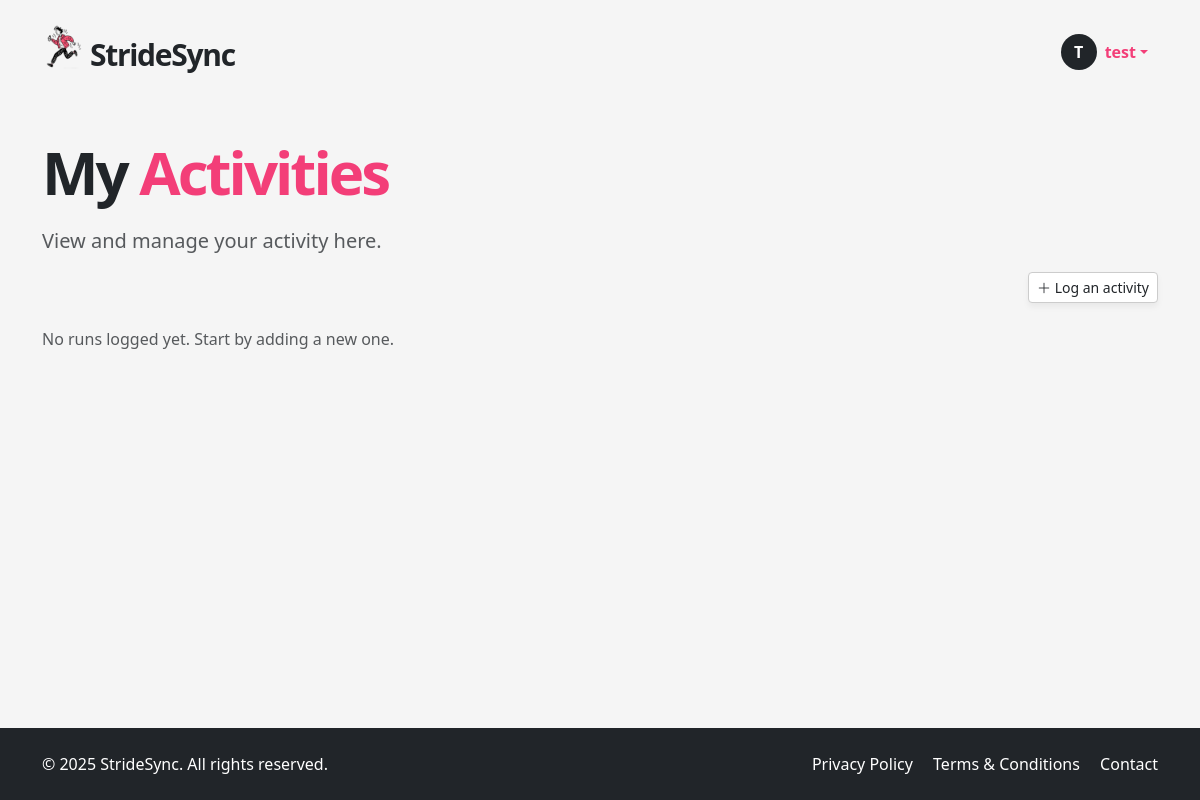
The app's page /my-activities (signed in), older data.
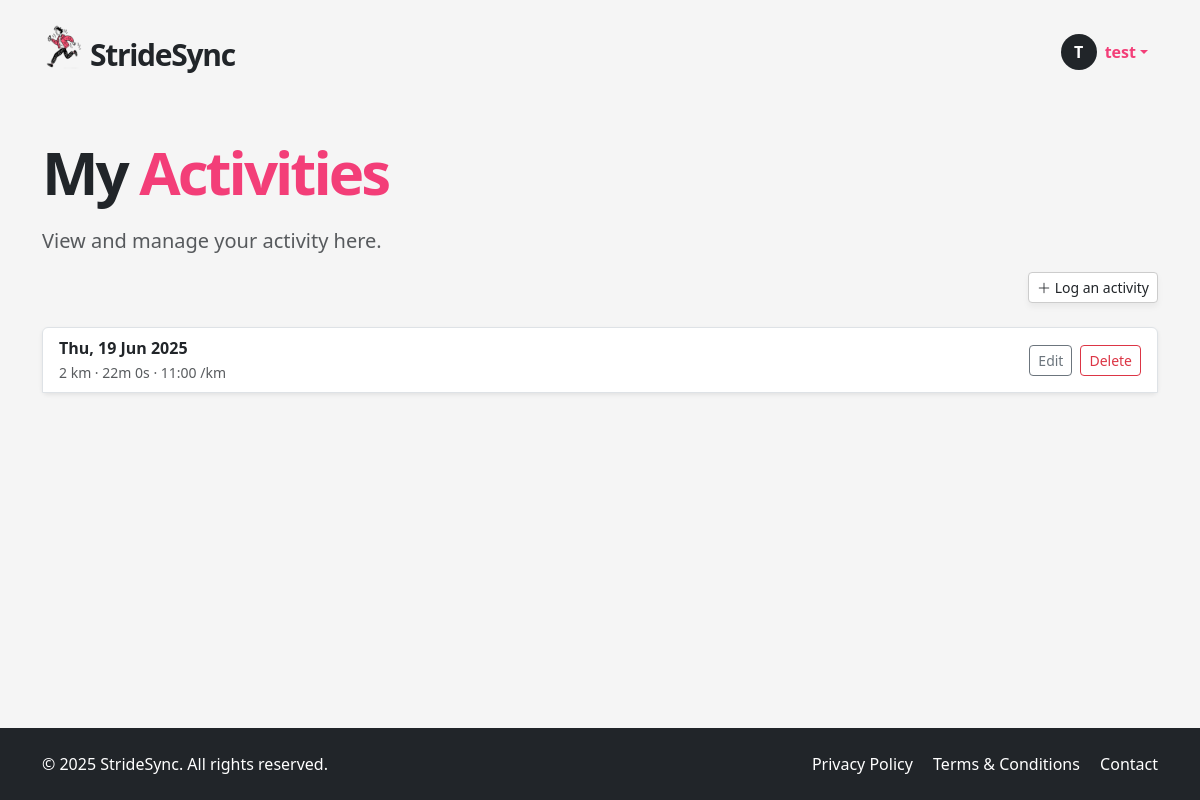
The same page, newer data.
### app/models.py (models this page shows, shortened)
class User(UserMixin, db.Model):
    __tablename__ = "users"
    id = sa.Column(sa.Integer, primary_key=True)
    email = sa.Column(sa.String(120), unique=True, nullable=False, index=True)
    password_hash = sa.Column(sa.String(256))
    username = sa.Column(sa.String(64), unique=True, nullable=False, index=True)
    role = sa.Column(sa.Enum(UserRole), default=UserRole.USER, nullable=False)
    is_verified = sa.Column(sa.Boolean, default=False)
    verification_token = sa.Column(sa.String(128), nullable=False, default=lambda: secrets.token_urlsafe(32))
    reset_token = db.Column(db.String, nullable=True)
    reset_token_expiry = db.Column(db.DateTime, nullable=True)
    runs = so.relationship("Run", back_populates="user", cascade="all, delete-orphan")
    groups = so.relationship("Group", secondary=user_groups, back_populates="members")
    admin_of_groups = so.relationship("Group", secondary=group_admins, back_populates="admins")

class Run(db.Model):
    __tablename__ = "runs"
    id = sa.Column(sa.Integer, primary_key=True)
    date = sa.Column(sa.DateTime(timezone=True), index=True)
    distance = sa.Column(sa.Integer)  # meters
    time = sa.Column(sa.Integer)      # seconds (duration)
    pace = sa.Column(sa.Integer)      # seconds per km
    user_id = sa.Column(sa.Integer, sa.ForeignKey("users.id"), index=True)
    user = so.relationship("User", back_populates="runs")
    groups = so.relationship("Group", secondary=run_groups, back_populates="runs")

### app/routes.py (the view)
@app.route('/my-activities')
@login_required
def my_activities():
    runs = db.session.scalars(
        sa.select(Run).where(Run.user_id == current_user.id).order_by(Run.date.desc())
    ).all()
    form = LogActivityForm()
    form.groups.choices = [(g.id, g.name) for g in current_user.groups]
    edit_form = EditRunForm()
    edit_form.groups.choices = [(g.id, g.name) for g in current_user.groups]
    delete_form = DeleteRunForm()
    return render_template(
        "my_activities.html",
        runs=runs,
        form=form,
        edit_form=edit_form,
        delete_form=delete_form,
        user=current_user
    )

### app/models.py (called while the page is built)
@login.user_loader
def load_user(id):
    return db.session.get(User, int(id))

### app/templates/my_activities.html (shortened to what this page needs)
{% extends "base.html" %}
{% block content %}
<section class="py-5">
  <div class="container">
    <h1 class="display-4 fw-bold mb-4 hero-title">My <span>Activities</span></h1>
    <p class="lead text-muted ">View and manage your activity here.</p>
    <div class="mb-4 justify-content-end d-flex">
      <a href="#" class="btn btn-soft btn-sm" data-bs-toggle="modal" data-bs-target="#logActivityModal">
          <i class="bi bi-plus-lg"></i> Log an activity
        </a>
    </div>
    {% if runs %}
    <div class="list-group shadow-sm">
      {% for run in runs %}
        <div class="list-group-item d-flex justify-content-between align-items-center">
          <div>
            <strong>{{ run.date.strftime('%a, %d %b %Y') }}</strong><br>
            <small class="text-muted">
              {{ run.distance }} km · {{ run.time // 60 }}m {{ run.time % 60 }}s ·
              {{ "%d:%02d" % (run.pace // 60, run.pace % 60) }} /km
            </small>
          </div>
          <div class="d-flex gap-2">
            <button class="btn btn-sm btn-outline-secondary" data-bs-toggle="modal" data-bs-target="#editRunModal{{ run.id }}">Edit</button>
            <button class="btn btn-sm btn-outline-danger" data-bs-toggle="modal" data-bs-target="#deleteRunModal{{ run.id }}">Delete</button>
          </div>
        </div>
                    {% set selected_group_ids = run.groups | map(attribute='id') | list %}
      {% endfor %}
    </div>
    {% else %}
      <p class="text-muted">No runs logged yet. Start by adding a new one.</p>
    {% endif %}
  </div>
</section>
{% endblock %}

### app/templates/base.html (shortened to what this page needs)
<!DOCTYPE html>
<html lang="en">
<head>
  <link href="https://cdn.jsdelivr.net/npm/bootstrap@5.3.6/dist/css/bootstrap.min.css" rel="stylesheet">
  <link href="https://cdn.jsdelivr.net/npm/bootstrap-icons@1.10.5/font/bootstrap-icons.css" rel="stylesheet">
  <link rel="stylesheet" href="{{ url_for('static', filename='style.css') }}">
</head>
<body>
  <header>
    <nav class="navbar">
      <div class="container d-flex justify-content-between align-items-center py-2">
        <a href="/index" class="text-decoration-none logo-container d-flex align-items-center">
          <img src="{{ url_for('static', filename='img/icon.png') }}" width="40px" alt="StrideSync logo">
          <p class="logo mb-0 ms-2">StrideSync</p>
        </a>
        <ul class="navbar-nav flex-row align-items-center mb-0 menubox">
          {% if current_user.is_anonymous %}
            <li class="nav-item">
              <a class="btn btn-dark px-4" href="{{ url_for('login') }}">LOGIN</a>
            </li>
          {% else %}
            <li class="nav-item dropdown">
              <a class="nav-link dropdown-toggle d-flex align-items-center" href="#" id="userDropdown" role="button" data-bs-toggle="dropdown" aria-expanded="false">
                <div class="avatar-circle bg-dark text-white rounded-circle d-flex justify-content-center align-items-center me-2" style="width: 36px; height: 36px; font-weight: bold;">
                  {{ current_user.username[0]|upper }}
                </div>
                <span class="fw-semibold">{{ current_user.username }}</span>
              </a>
            </li>
          {% endif %}
        </ul>
      </div>
    </nav>
  </header>
  <main>
    {% block content %}{% endblock %}
  </main>
  <footer class="bg-dark text-white py-4">
    <div class="container d-flex flex-column flex-md-row justify-content-between align-items-center">
      <div class="mb-2 mb-md-0">
        &copy; 2025 StrideSync. All rights reserved.
      </div>
      <div>
        <a href="/privacy" class="text-white text-decoration-none me-3">Privacy Policy</a>
        <a href="/terms" class="text-white text-decoration-none me-3">Terms & Conditions</a>
        <a href="/contact" class="text-white text-decoration-none">Contact</a>
      </div>
    </div>
  </footer>
</body>
</html>

### app/static/style.css (style rules this page uses)
html, body { height: 100%; margin: 0; display: flex; flex-direction: column; scroll-behavior: smooth; }
body { background-color: #f5f5f5; }
main { flex: 1; }
a { color: #f33e78; }
.logo { font-size: 30px; font-weight: 700; letter-spacing: -1.3px; margin-top: 15px; }
.logo-container { color: unset; }
.hero-title { font-weight: 900 !important; font-size: 60px; letter-spacing: -3px; line-height: 60px; }
.hero-title span { color: #f33e78; }
.btn-soft, .btn-soft-white { background: white; border: 1px solid #ccc; box-shadow: 0 4px 6px rgba(0,0,0,0.05); }
.nav-link { color: #f33e78 !important; }
.menubox { margin-top: 10px; margin-right: 10px; }
footer { background-color: #333; }

Row changes from the older to the newer data that the page shows:
added Run: date "Thu, 19 Jun 2025", distance "2", time "22", run.time%60 "0", pace "11:00"
Text that changed along with them:
text no longer shown: "No runs logged yet. Start by adding a new one."
